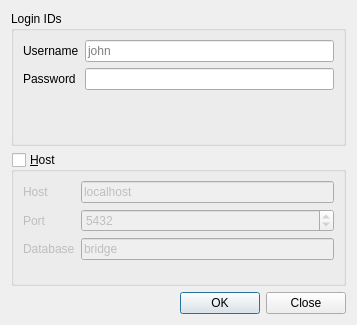
<?xml version="1.0" encoding="UTF-8"?>
<ui version="4.0">
 <class>LoginDialog</class>
 <widget class="QDialog" name="LoginDialog">
  <property name="geometry">
   <rect>
    <x>0</x>
    <y>0</y>
    <width>357</width>
    <height>325</height>
   </rect>
  </property>
  <property name="windowTitle">
   <string>Login dialog</string>
  </property>
  <layout class="QVBoxLayout" name="mainLayout">
   <item>
    <widget class="QGroupBox" name="idGroupBox">
     <property name="title">
      <string>Login IDs</string>
     </property>
     <property name="flat">
      <bool>false</bool>
     </property>
     <property name="checkable">
      <bool>false</bool>
     </property>
     <layout class="QFormLayout" name="idLayout">
      <item row="0" column="0">
       <widget class="QLabel" name="usernameLabel">
        <property name="text">
         <string>Username</string>
        </property>
       </widget>
      </item>
      <item row="0" column="1">
       <widget class="QLineEdit" name="usernameLineEdit">
        <property name="placeholderText">
         <string>john</string>
        </property>
       </widget>
      </item>
      <item row="1" column="0">
       <widget class="QLabel" name="passwordLabel">
        <property name="text">
         <string>Password</string>
        </property>
       </widget>
      </item>
      <item row="1" column="1">
       <widget class="QLineEdit" name="passwordLineEdit">
        <property name="echoMode">
         <enum>QLineEdit::EchoMode::Password</enum>
        </property>
       </widget>
      </item>
     </layout>
    </widget>
   </item>
   <item>
    <widget class="QGroupBox" name="hostGroupBox">
     <property name="title">
      <string>&amp;Host</string>
     </property>
     <property name="checkable">
      <bool>true</bool>
     </property>
     <property name="checked">
      <bool>false</bool>
     </property>
     <layout class="QFormLayout" name="hostLayout">
      <item row="0" column="0">
       <widget class="QLabel" name="hostLabel">
        <property name="text">
         <string>Host</string>
        </property>
       </widget>
      </item>
      <item row="1" column="1">
       <widget class="QSpinBox" name="portSpinBox">
        <property name="maximum">
         <number>65535</number>
        </property>
        <property name="value">
         <number>5432</number>
        </property>
       </widget>
      </item>
      <item row="2" column="0">
       <widget class="QLabel" name="databaseLabel">
        <property name="text">
         <string>Database</string>
        </property>
       </widget>
      </item>
      <item row="2" column="1">
       <widget class="QLineEdit" name="databaseLineEdit">
        <property name="text">
         <string>bridge</string>
        </property>
        <property name="placeholderText">
         <string>bridge</string>
        </property>
       </widget>
      </item>
      <item row="0" column="1">
       <widget class="QLineEdit" name="hostLineEdit">
        <property name="text">
         <string>localhost</string>
        </property>
        <property name="placeholderText">
         <string>localhost</string>
        </property>
       </widget>
      </item>
      <item row="1" column="0">
       <widget class="QLabel" name="portLabel">
        <property name="text">
         <string>Port</string>
        </property>
       </widget>
      </item>
     </layout>
    </widget>
   </item>
   <item>
    <widget class="QDialogButtonBox" name="buttonBox">
     <property name="standardButtons">
      <set>QDialogButtonBox::StandardButton::Close|QDialogButtonBox::StandardButton::Ok</set>
     </property>
    </widget>
   </item>
  </layout>
 </widget>
 <resources/>
 <connections/>
</ui>
